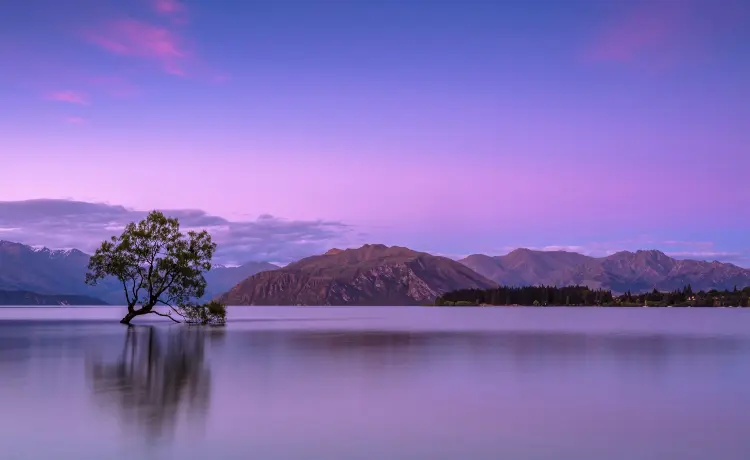
#> input picture OpenCv/Cap 2, ex2/foto.jpg, 750 x 460 px
$ python 'import cv2.py'
#> lines starting #> are read from the running program, lines starting #| are printed output that depends on the picture
import cv2
imagem = cv2.imread('foto.jpg')
#> imagem is the input picture: shape (460, 750, 3); mean B, G, R 183.4, 112.4, 132.7
for y in range(0, imagem.shape[0]): #percorre linhas
 for x in range(0, imagem.shape[1]): #percorre colunas
     imagem[y, x] = (x%256,y%256,x%256)
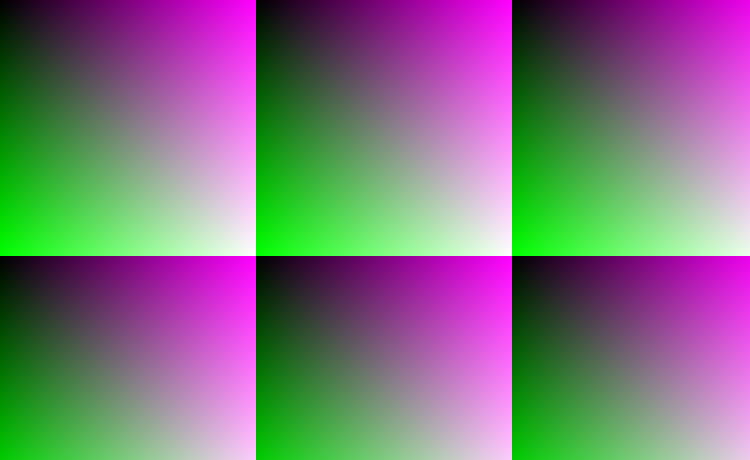
#> imagem: shape (460, 750, 3); mean B, G, R 124.6, 116, 124.6
cv2.imshow("Imagem modificada", imagem)
cv2.waitKey(0)
